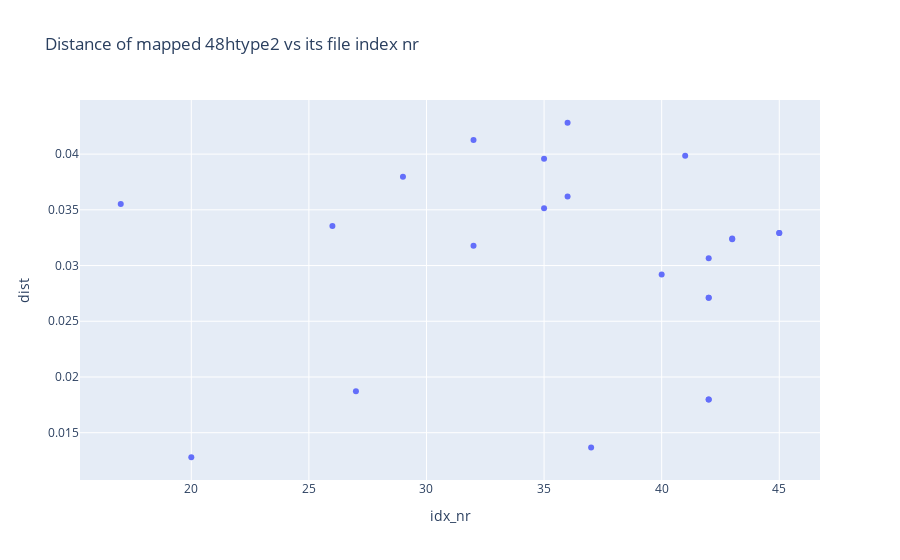

Notebook cell for this chart:
### Code cell
fig = px.scatter(df_48htype2, 
                x = 'idx_nr', 
                y = 'dist',
                title = 'Distance of mapped 48htype2 vs its file index nr'
                )

fig.show(config={'scrollZoom': True})

### Figure 1 — Plotly figure (JSON) as saved in the notebook; plotly's stock layout.template omitted (floating-point values rounded to 4 significant figures)
{"data": [{"hovertemplate": "idx_nr=%{x}<br>dist=%{y}<extra></extra>", "legendgroup": "", "marker": {"color": "#636efa", "symbol": "circle"}, "mode": "markers", "name": "", "orientation": "v", "showlegend": false, "type": "scatter", "x": [17, 20, 26, 27, 29, 32, 32, 35, 35, 36, 36, 37, 40, 41, 42, 42, 42, 42, 42, 43, 43, 45, 45], "xaxis": "x", "y": [0.03552, 0.0128, 0.03356, 0.01873, 0.03797, 0.03179, 0.04127, 0.03959, 0.03514, 0.04281, 0.0362, 0.01367, 0.02921, 0.03986, 0.01798, 0.03066, 0.01798, 0.0271, 0.0271, 0.03242, 0.03237, 0.03293, 0.03293], "yaxis": "y"}], "layout": {"legend": {"tracegroupgap": 0}, "title": {"text": "Distance of mapped 48htype2 vs its file index nr"}, "xaxis": {"anchor": "y", "domain": [0, 1], "title": {"text": "idx_nr"}}, "yaxis": {"anchor": "x", "domain": [0, 1], "title": {"text": "dist"}}}}
